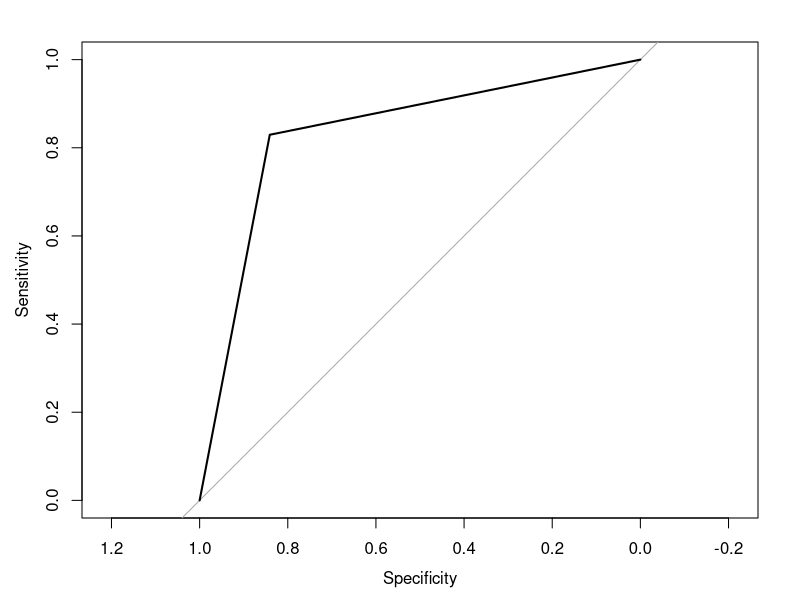

Recreate this plot in R.
setwd('C:/Users/zty20/Documents/R/AD_mirna/data')
x=read.table('gene_mirna_few.txt')
truenames=as.matrix(which(x[,633]==1))
library(e1071)
library(pROC)
train=x[x[,633]==1,1:632]
label=x[,633]

pp=NULL
result=NULL
pl=NULL
for (i in truenames){

svm.model<-svm(train,y=NULL,
               type='one-classification',
               nu=0.313,
              scale=TRUE,
               kernel="polynomial")			   
svm.predtest<-predict(svm.model,x[,1:632])
a=which(svm.predtest==TRUE)

predict=matrix(0,nrow(x),1)
predict[a,]=1
pl=c(pl,predict)

	
	
}
la=rep(label,length(truenames))
roc1<-roc(la,pl)
	auc1=roc1$auc
plot(roc1)
svm.model<-svm(train,y=NULL,
               type='one-classification',
               nu=0.313,
              scale=TRUE,
               kernel="polynomial")			   
svm.predtest<-predict(svm.model,x[,1:632])
a=which(svm.predtest==TRUE)
